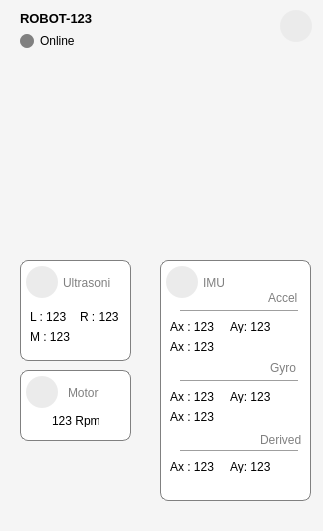
<?xml version="1.0" encoding="UTF-8"?>
<ui version="4.0">
 <class>asideCardInspect</class>
 <widget class="QWidget" name="asideCardInspect">
  <property name="geometry">
   <rect>
    <x>0</x>
    <y>0</y>
    <width>323</width>
    <height>531</height>
   </rect>
  </property>
  <property name="windowTitle">
   <string>Form</string>
  </property>
  <property name="windowIcon">
   <iconset>
    <normaloff>../icons/show.png</normaloff>../icons/show.png</iconset>
  </property>
  <property name="styleSheet">
   <string notr="true">#asideCardInspect{
	background-color: #f5f5f5;
	border-radius: 6px;
}</string>
  </property>
  <widget class="QFrame" name="frame_ultrasonic">
   <property name="geometry">
    <rect>
     <x>20</x>
     <y>260</y>
     <width>111</width>
     <height>101</height>
    </rect>
   </property>
   <property name="styleSheet">
    <string notr="true">#frame_ultrasonic{
	background-color:white;
	border: 1px solid #808080;
	border-radius: 8px;
}</string>
   </property>
   <property name="frameShape">
    <enum>QFrame::StyledPanel</enum>
   </property>
   <property name="frameShadow">
    <enum>QFrame::Raised</enum>
   </property>
   <widget class="QLabel" name="label_3">
    <property name="geometry">
     <rect>
      <x>43</x>
      <y>16</y>
      <width>47</width>
      <height>13</height>
     </rect>
    </property>
    <property name="styleSheet">
     <string notr="true">QLabel{
	color: #808080;
}</string>
    </property>
    <property name="text">
     <string>Ultrasonic</string>
    </property>
   </widget>
   <widget class="QPushButton" name="pushButton">
    <property name="geometry">
     <rect>
      <x>6</x>
      <y>6</y>
      <width>32</width>
      <height>32</height>
     </rect>
    </property>
    <property name="styleSheet">
     <string notr="true">#pushButton{
	background-color: #ebebeb;
	border: none;
	border-radius: 16px;
}</string>
    </property>
    <property name="text">
     <string/>
    </property>
    <property name="icon">
     <iconset>
      <normaloff>../icons/satellite-dish-solid-full.svg</normaloff>../icons/satellite-dish-solid-full.svg</iconset>
    </property>
   </widget>
   <widget class="QLabel" name="label_4">
    <property name="geometry">
     <rect>
      <x>10</x>
      <y>50</y>
      <width>47</width>
      <height>13</height>
     </rect>
    </property>
    <property name="text">
     <string>L : 123</string>
    </property>
   </widget>
   <widget class="QLabel" name="label_5">
    <property name="geometry">
     <rect>
      <x>10</x>
      <y>70</y>
      <width>47</width>
      <height>13</height>
     </rect>
    </property>
    <property name="text">
     <string>M : 123</string>
    </property>
   </widget>
   <widget class="QLabel" name="label_6">
    <property name="geometry">
     <rect>
      <x>60</x>
      <y>50</y>
      <width>47</width>
      <height>13</height>
     </rect>
    </property>
    <property name="text">
     <string>R : 123</string>
    </property>
   </widget>
  </widget>
  <widget class="QLabel" name="label">
   <property name="geometry">
    <rect>
     <x>20</x>
     <y>10</y>
     <width>81</width>
     <height>16</height>
    </rect>
   </property>
   <property name="font">
    <font>
     <pointsize>10</pointsize>
     <weight>75</weight>
     <bold>true</bold>
    </font>
   </property>
   <property name="text">
    <string>ROBOT-123</string>
   </property>
  </widget>
  <widget class="QLabel" name="label_2">
   <property name="geometry">
    <rect>
     <x>40</x>
     <y>34</y>
     <width>47</width>
     <height>13</height>
    </rect>
   </property>
   <property name="text">
    <string>Online</string>
   </property>
  </widget>
  <widget class="QFrame" name="lamp">
   <property name="geometry">
    <rect>
     <x>20</x>
     <y>34</y>
     <width>14</width>
     <height>14</height>
    </rect>
   </property>
   <property name="styleSheet">
    <string notr="true">background-color: gray;
border-radius: 7px;</string>
   </property>
   <property name="frameShape">
    <enum>QFrame::StyledPanel</enum>
   </property>
   <property name="frameShadow">
    <enum>QFrame::Raised</enum>
   </property>
  </widget>
  <widget class="QFrame" name="frame_motor">
   <property name="geometry">
    <rect>
     <x>20</x>
     <y>370</y>
     <width>111</width>
     <height>71</height>
    </rect>
   </property>
   <property name="styleSheet">
    <string notr="true">#frame_motor{
	background-color:white;
	border: 1px solid #808080;
	border-radius: 8px;
}</string>
   </property>
   <property name="frameShape">
    <enum>QFrame::StyledPanel</enum>
   </property>
   <property name="frameShadow">
    <enum>QFrame::Raised</enum>
   </property>
   <widget class="QLabel" name="label_22">
    <property name="geometry">
     <rect>
      <x>48</x>
      <y>16</y>
      <width>47</width>
      <height>13</height>
     </rect>
    </property>
    <property name="styleSheet">
     <string notr="true">QLabel{
	color: #808080;
}</string>
    </property>
    <property name="text">
     <string>Motor</string>
    </property>
   </widget>
   <widget class="QPushButton" name="pushButton_3">
    <property name="geometry">
     <rect>
      <x>6</x>
      <y>6</y>
      <width>32</width>
      <height>32</height>
     </rect>
    </property>
    <property name="styleSheet">
     <string notr="true">QPushButton{
	background-color: #ebebeb;
	border: none;
	border-radius: 16px;
}</string>
    </property>
    <property name="text">
     <string/>
    </property>
    <property name="icon">
     <iconset>
      <normaloff>../icons/gear-solid-full.svg</normaloff>../icons/gear-solid-full.svg</iconset>
    </property>
   </widget>
   <widget class="QLabel" name="label_11">
    <property name="geometry">
     <rect>
      <x>32</x>
      <y>44</y>
      <width>47</width>
      <height>13</height>
     </rect>
    </property>
    <property name="text">
     <string>123 Rpm</string>
    </property>
   </widget>
  </widget>
  <widget class="QFrame" name="frame_imu">
   <property name="geometry">
    <rect>
     <x>160</x>
     <y>260</y>
     <width>151</width>
     <height>241</height>
    </rect>
   </property>
   <property name="styleSheet">
    <string notr="true">#frame_imu{
	background-color:white;
	border: 1px solid #808080;
	border-radius: 8px;
}</string>
   </property>
   <property name="frameShape">
    <enum>QFrame::StyledPanel</enum>
   </property>
   <property name="frameShadow">
    <enum>QFrame::Raised</enum>
   </property>
   <widget class="QLabel" name="label_12">
    <property name="geometry">
     <rect>
      <x>43</x>
      <y>16</y>
      <width>47</width>
      <height>13</height>
     </rect>
    </property>
    <property name="styleSheet">
     <string notr="true">QLabel{
	color: #808080;
}</string>
    </property>
    <property name="text">
     <string>IMU</string>
    </property>
   </widget>
   <widget class="QPushButton" name="pushButton_4">
    <property name="geometry">
     <rect>
      <x>6</x>
      <y>6</y>
      <width>32</width>
      <height>32</height>
     </rect>
    </property>
    <property name="styleSheet">
     <string notr="true">QPushButton{
	background-color: #ebebeb;
	border: none;
	border-radius: 16px;
}</string>
    </property>
    <property name="text">
     <string/>
    </property>
    <property name="icon">
     <iconset>
      <normaloff>../icons/satellite-dish-solid-full.svg</normaloff>../icons/satellite-dish-solid-full.svg</iconset>
    </property>
   </widget>
   <widget class="QLabel" name="label_13">
    <property name="geometry">
     <rect>
      <x>10</x>
      <y>60</y>
      <width>47</width>
      <height>13</height>
     </rect>
    </property>
    <property name="text">
     <string>Ax : 123</string>
    </property>
   </widget>
   <widget class="QLabel" name="label_14">
    <property name="geometry">
     <rect>
      <x>10</x>
      <y>80</y>
      <width>47</width>
      <height>13</height>
     </rect>
    </property>
    <property name="text">
     <string>Ax : 123</string>
    </property>
   </widget>
   <widget class="QLabel" name="label_15">
    <property name="geometry">
     <rect>
      <x>70</x>
      <y>60</y>
      <width>47</width>
      <height>13</height>
     </rect>
    </property>
    <property name="text">
     <string>Ay: 123</string>
    </property>
   </widget>
   <widget class="Line" name="line">
    <property name="geometry">
     <rect>
      <x>20</x>
      <y>50</y>
      <width>118</width>
      <height>3</height>
     </rect>
    </property>
    <property name="orientation">
     <enum>Qt::Horizontal</enum>
    </property>
   </widget>
   <widget class="QLabel" name="label_16">
    <property name="geometry">
     <rect>
      <x>108</x>
      <y>30</y>
      <width>31</width>
      <height>16</height>
     </rect>
    </property>
    <property name="styleSheet">
     <string notr="true">QLabel{
	color: #808080;
}</string>
    </property>
    <property name="text">
     <string>Accel</string>
    </property>
   </widget>
   <widget class="QLabel" name="label_17">
    <property name="geometry">
     <rect>
      <x>110</x>
      <y>100</y>
      <width>31</width>
      <height>16</height>
     </rect>
    </property>
    <property name="styleSheet">
     <string notr="true">QLabel{
	color: #808080;
}</string>
    </property>
    <property name="text">
     <string>Gyro</string>
    </property>
   </widget>
   <widget class="Line" name="line_2">
    <property name="geometry">
     <rect>
      <x>20</x>
      <y>120</y>
      <width>118</width>
      <height>3</height>
     </rect>
    </property>
    <property name="orientation">
     <enum>Qt::Horizontal</enum>
    </property>
   </widget>
   <widget class="QLabel" name="label_18">
    <property name="geometry">
     <rect>
      <x>10</x>
      <y>130</y>
      <width>47</width>
      <height>13</height>
     </rect>
    </property>
    <property name="text">
     <string>Ax : 123</string>
    </property>
   </widget>
   <widget class="QLabel" name="label_19">
    <property name="geometry">
     <rect>
      <x>10</x>
      <y>150</y>
      <width>47</width>
      <height>13</height>
     </rect>
    </property>
    <property name="text">
     <string>Ax : 123</string>
    </property>
   </widget>
   <widget class="QLabel" name="label_20">
    <property name="geometry">
     <rect>
      <x>70</x>
      <y>130</y>
      <width>47</width>
      <height>13</height>
     </rect>
    </property>
    <property name="text">
     <string>Ay: 123</string>
    </property>
   </widget>
   <widget class="QLabel" name="label_21">
    <property name="geometry">
     <rect>
      <x>100</x>
      <y>170</y>
      <width>41</width>
      <height>20</height>
     </rect>
    </property>
    <property name="styleSheet">
     <string notr="true">QLabel{
	color: #808080;
}</string>
    </property>
    <property name="text">
     <string>Derived</string>
    </property>
   </widget>
   <widget class="Line" name="line_3">
    <property name="geometry">
     <rect>
      <x>20</x>
      <y>190</y>
      <width>118</width>
      <height>3</height>
     </rect>
    </property>
    <property name="orientation">
     <enum>Qt::Horizontal</enum>
    </property>
   </widget>
   <widget class="QLabel" name="label_23">
    <property name="geometry">
     <rect>
      <x>10</x>
      <y>200</y>
      <width>47</width>
      <height>13</height>
     </rect>
    </property>
    <property name="text">
     <string>Ax : 123</string>
    </property>
   </widget>
   <widget class="QLabel" name="label_24">
    <property name="geometry">
     <rect>
      <x>70</x>
      <y>200</y>
      <width>47</width>
      <height>13</height>
     </rect>
    </property>
    <property name="text">
     <string>Ay: 123</string>
    </property>
   </widget>
  </widget>
  <widget class="QPushButton" name="pbCloseInspect">
   <property name="geometry">
    <rect>
     <x>280</x>
     <y>10</y>
     <width>32</width>
     <height>32</height>
    </rect>
   </property>
   <property name="styleSheet">
    <string notr="true">QPushButton{
	background-color: #ebebeb;
	border: none;
	border-radius: 16px;
}</string>
   </property>
   <property name="text">
    <string/>
   </property>
   <property name="icon">
    <iconset>
     <normaloff>../icons/xmark-solid-full_gray.svg</normaloff>../icons/xmark-solid-full_gray.svg</iconset>
   </property>
  </widget>
  <widget class="QLabel" name="image_container">
   <property name="geometry">
    <rect>
     <x>26</x>
     <y>72</y>
     <width>281</width>
     <height>161</height>
    </rect>
   </property>
   <property name="styleSheet">
    <string notr="true">#image_container{
	border-radius: 12px;
}</string>
   </property>
   <property name="text">
    <string/>
   </property>
   <property name="pixmap">
    <pixmap>../images/AGV.webp</pixmap>
   </property>
   <property name="scaledContents">
    <bool>true</bool>
   </property>
  </widget>
 </widget>
 <resources/>
 <connections/>
</ui>
